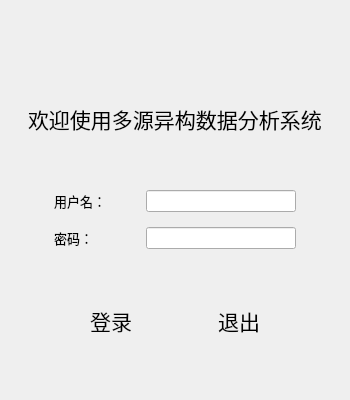
<?xml version="1.0" encoding="UTF-8"?>
<ui version="4.0">
 <class>Dialog</class>
 <widget class="QDialog" name="Dialog">
  <property name="geometry">
   <rect>
    <x>0</x>
    <y>0</y>
    <width>350</width>
    <height>400</height>
   </rect>
  </property>
  <property name="minimumSize">
   <size>
    <width>350</width>
    <height>400</height>
   </size>
  </property>
  <property name="maximumSize">
   <size>
    <width>350</width>
    <height>400</height>
   </size>
  </property>
  <property name="windowTitle">
   <string>登陆界面</string>
  </property>
  <property name="windowIcon">
   <iconset resource="res.qrc">
    <normaloff>:/Image/北建大icon.png</normaloff>:/Image/北建大icon.png</iconset>
  </property>
  <layout class="QVBoxLayout" name="verticalLayout">
   <item>
    <spacer name="verticalSpacer_2">
     <property name="orientation">
      <enum>Qt::Vertical</enum>
     </property>
     <property name="sizeType">
      <enum>QSizePolicy::Fixed</enum>
     </property>
     <property name="sizeHint" stdset="0">
      <size>
       <width>20</width>
       <height>60</height>
      </size>
     </property>
    </spacer>
   </item>
   <item>
    <widget class="QWidget" name="widget_4" native="true">
     <layout class="QHBoxLayout" name="horizontalLayout">
      <item>
       <spacer name="horizontalSpacer">
        <property name="orientation">
         <enum>Qt::Horizontal</enum>
        </property>
        <property name="sizeHint" stdset="0">
         <size>
          <width>40</width>
          <height>20</height>
         </size>
        </property>
       </spacer>
      </item>
      <item>
       <widget class="QLabel" name="label_3">
        <property name="font">
         <font>
          <family>幼圆</family>
          <pointsize>16</pointsize>
         </font>
        </property>
        <property name="frameShape">
         <enum>QFrame::NoFrame</enum>
        </property>
        <property name="text">
         <string>欢迎使用多源异构数据分析系统</string>
        </property>
       </widget>
      </item>
      <item>
       <spacer name="horizontalSpacer_2">
        <property name="orientation">
         <enum>Qt::Horizontal</enum>
        </property>
        <property name="sizeHint" stdset="0">
         <size>
          <width>40</width>
          <height>20</height>
         </size>
        </property>
       </spacer>
      </item>
     </layout>
    </widget>
   </item>
   <item>
    <widget class="QWidget" name="widget_5" native="true">
     <layout class="QGridLayout" name="gridLayout">
      <item row="0" column="1">
       <widget class="QLabel" name="label">
        <property name="font">
         <font>
          <family>AcadEref</family>
          <pointsize>10</pointsize>
         </font>
        </property>
        <property name="text">
         <string>用户名：</string>
        </property>
       </widget>
      </item>
      <item row="0" column="3">
       <widget class="QLineEdit" name="login_name">
        <property name="minimumSize">
         <size>
          <width>150</width>
          <height>0</height>
         </size>
        </property>
        <property name="maximumSize">
         <size>
          <width>150</width>
          <height>16777215</height>
         </size>
        </property>
       </widget>
      </item>
      <item row="1" column="3">
       <widget class="QLineEdit" name="login_password">
        <property name="minimumSize">
         <size>
          <width>150</width>
          <height>0</height>
         </size>
        </property>
        <property name="maximumSize">
         <size>
          <width>150</width>
          <height>16777215</height>
         </size>
        </property>
        <property name="echoMode">
         <enum>QLineEdit::Password</enum>
        </property>
       </widget>
      </item>
      <item row="0" column="4">
       <spacer name="horizontalSpacer_5">
        <property name="orientation">
         <enum>Qt::Horizontal</enum>
        </property>
        <property name="sizeHint" stdset="0">
         <size>
          <width>40</width>
          <height>20</height>
         </size>
        </property>
       </spacer>
      </item>
      <item row="1" column="1">
       <widget class="QLabel" name="label_2">
        <property name="font">
         <font>
          <family>AcadEref</family>
          <pointsize>10</pointsize>
         </font>
        </property>
        <property name="text">
         <string>密码：  </string>
        </property>
       </widget>
      </item>
      <item row="0" column="0">
       <spacer name="horizontalSpacer_3">
        <property name="orientation">
         <enum>Qt::Horizontal</enum>
        </property>
        <property name="sizeHint" stdset="0">
         <size>
          <width>40</width>
          <height>20</height>
         </size>
        </property>
       </spacer>
      </item>
      <item row="1" column="0">
       <spacer name="horizontalSpacer_4">
        <property name="orientation">
         <enum>Qt::Horizontal</enum>
        </property>
        <property name="sizeHint" stdset="0">
         <size>
          <width>40</width>
          <height>20</height>
         </size>
        </property>
       </spacer>
      </item>
      <item row="1" column="4">
       <spacer name="horizontalSpacer_6">
        <property name="orientation">
         <enum>Qt::Horizontal</enum>
        </property>
        <property name="sizeHint" stdset="0">
         <size>
          <width>40</width>
          <height>20</height>
         </size>
        </property>
       </spacer>
      </item>
      <item row="0" column="2">
       <spacer name="horizontalSpacer_7">
        <property name="orientation">
         <enum>Qt::Horizontal</enum>
        </property>
        <property name="sizeHint" stdset="0">
         <size>
          <width>40</width>
          <height>20</height>
         </size>
        </property>
       </spacer>
      </item>
      <item row="1" column="2">
       <spacer name="horizontalSpacer_8">
        <property name="orientation">
         <enum>Qt::Horizontal</enum>
        </property>
        <property name="sizeHint" stdset="0">
         <size>
          <width>40</width>
          <height>20</height>
         </size>
        </property>
       </spacer>
      </item>
     </layout>
    </widget>
   </item>
   <item>
    <widget class="QWidget" name="widget_2" native="true">
     <layout class="QHBoxLayout" name="horizontalLayout_2">
      <item>
       <widget class="QWidget" name="widget_3" native="true">
        <property name="font">
         <font>
          <family>华文中宋</family>
          <pointsize>18</pointsize>
         </font>
        </property>
        <layout class="QHBoxLayout" name="horizontalLayout_3">
         <item>
          <widget class="QToolButton" name="toolButton">
           <property name="minimumSize">
            <size>
             <width>80</width>
             <height>50</height>
            </size>
           </property>
           <property name="maximumSize">
            <size>
             <width>80</width>
             <height>50</height>
            </size>
           </property>
           <property name="font">
            <font>
             <family>方正小标宋简体</family>
             <pointsize>16</pointsize>
            </font>
           </property>
           <property name="cursor">
            <cursorShape>PointingHandCursor</cursorShape>
           </property>
           <property name="text">
            <string>登录</string>
           </property>
           <property name="iconSize">
            <size>
             <width>40</width>
             <height>40</height>
            </size>
           </property>
           <property name="toolButtonStyle">
            <enum>Qt::ToolButtonTextBesideIcon</enum>
           </property>
           <property name="autoRaise">
            <bool>true</bool>
           </property>
           <property name="arrowType">
            <enum>Qt::NoArrow</enum>
           </property>
          </widget>
         </item>
         <item>
          <widget class="QToolButton" name="toolButton_2">
           <property name="minimumSize">
            <size>
             <width>80</width>
             <height>50</height>
            </size>
           </property>
           <property name="maximumSize">
            <size>
             <width>80</width>
             <height>50</height>
            </size>
           </property>
           <property name="font">
            <font>
             <family>方正小标宋简体</family>
             <pointsize>16</pointsize>
            </font>
           </property>
           <property name="cursor">
            <cursorShape>PointingHandCursor</cursorShape>
           </property>
           <property name="text">
            <string>退出</string>
           </property>
           <property name="iconSize">
            <size>
             <width>40</width>
             <height>40</height>
            </size>
           </property>
           <property name="toolButtonStyle">
            <enum>Qt::ToolButtonTextBesideIcon</enum>
           </property>
           <property name="autoRaise">
            <bool>true</bool>
           </property>
          </widget>
         </item>
        </layout>
       </widget>
      </item>
     </layout>
    </widget>
   </item>
   <item>
    <spacer name="verticalSpacer">
     <property name="orientation">
      <enum>Qt::Vertical</enum>
     </property>
     <property name="sizeType">
      <enum>QSizePolicy::Fixed</enum>
     </property>
     <property name="sizeHint" stdset="0">
      <size>
       <width>20</width>
       <height>20</height>
      </size>
     </property>
    </spacer>
   </item>
  </layout>
 </widget>
 <resources>
  <include location="res.qrc"/>
 </resources>
 <connections/>
</ui>
